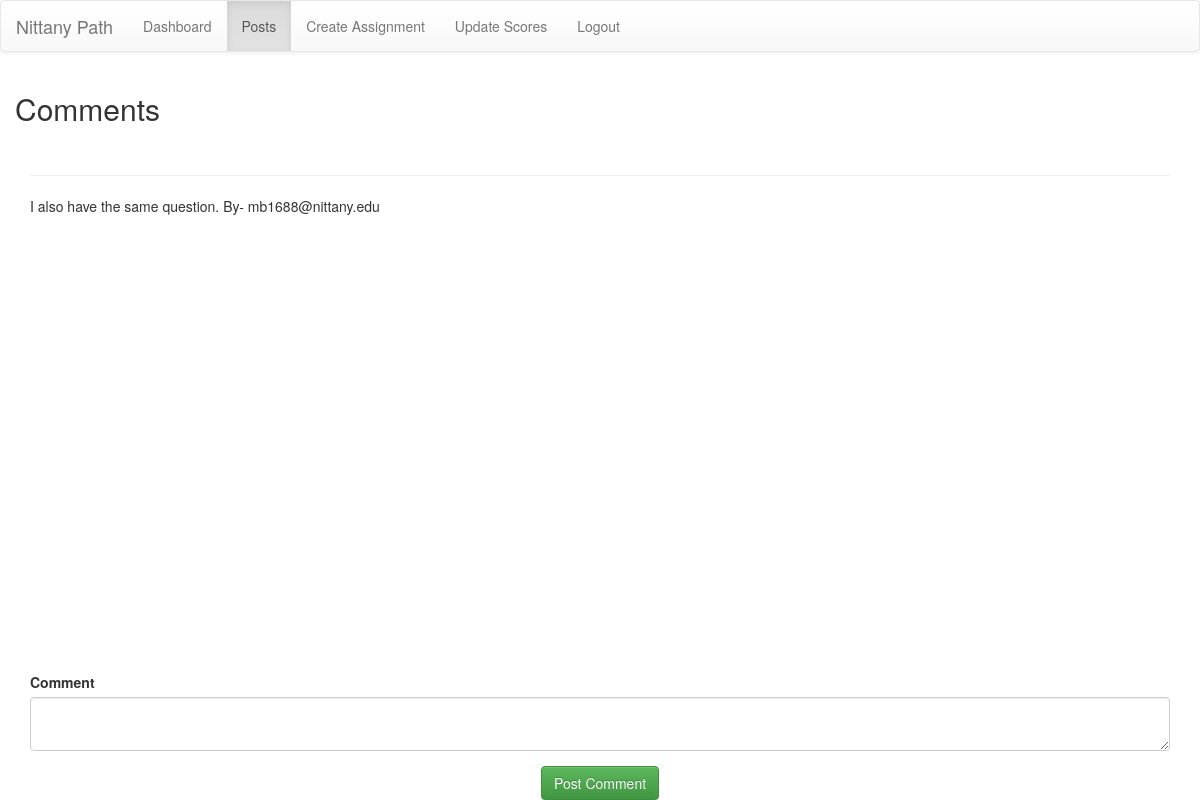
Page /comment/1 (signed in) on the committed database.
### app.py (models this page shows)
class Comment(db.Model):
    Comment_ID = db.Column(db.Integer, primary_key=True, autoincrement=True)
    Comment = db.Column(db.Text)
    Comment_By = db.Column(db.Text)
    Post_ID = db.Column(db.Text)

### app.py (the view)
@app.route('/comment/<post_id>', methods=['POST', 'GET'])
@login_required
def comment(post_id):
    user = current_user
    form = CommentForm()
    comments = Comment.query.filter_by(Post_ID = post_id).all()
    comment_data = [Comment.query.filter_by(Comment_ID = comment.Comment_ID).first() for comment in comments]
    if form.validate_on_submit():
        newComment = Comment(Comment = form.comment.data, Comment_By = user.email, Post_ID = post_id)
        db.session.add(newComment)
        db.session.commit()
        return redirect(url_for('comment', post_id=post_id))
    return render_template('comments.html', comment_data = comment_data, user = user,form =form, post_id = post_id,role = current_user.user_role)

### app.py
class CommentForm(FlaskForm):
    comment = TextAreaField('Comment', id="comment_field", validators=[InputRequired()])

### app.py (called while the page is built)
@login_manager.user_loader
def load_user(id):
    return User.query.get(int(id))

### templates/comments.html (shortened to what this page needs)
{% extends "baseLayout.html" %}
{%block navContent%}
    <li class=""><a href="{{url_for('dashboard')}}">Dashboard<span class="sr-only">(current)</span></a></li>
    <li class="active"><a href="{{url_for('posts')}}">Posts<span class="sr-only">(current)</span></a></li>
    {%if role == 2%}
    <li class=""><a href="{{url_for('create_assignment')}}">Create Assignment<span class="sr-only">(current)</span></a></li>
    {%endif%}
    <li class=""><a href="{{url_for('assignments')}}">Update Scores<span class="sr-only">(current)</span></a></li>
    <li class=""><a href="{{url_for('logout')}}">Logout<span class="sr-only">(current)</span></a></li>
{%endblock%}
{%block dashBlock%}
<div class="container">
    <div class="row">
        <div class="col">
            <h2>Comments</h2><br>
            <div class="container card" style="border: 0;">
                {%for comment in comment_data%}
                    <hr>
                    <span>
                        {{ comment.Comment }}
                    </span>
                    <span align="right">
                        By- {{ comment.Comment_By }}
                    </span>
                {% endfor %}
            </div>
            <div class="container card" style="position: fixed;bottom: 0;">
                <br>
                <form class="form" id="new_post" method="post" action={{url_for('comment', post_id = post_id)}}>
                    {{ wtf.form_field(form.comment) }}
                    <div align="center">
                    <button class="btn btn-success bg-light text-success" type="submit">Post Comment</button>
                    </div>
                </form>
            </div>
        </div>
    </div>
</div>
{%endblock%}

### rows in the picture
Comment: Comment "I also have the same question.", Comment_By "mb1688@nittany.edu"
